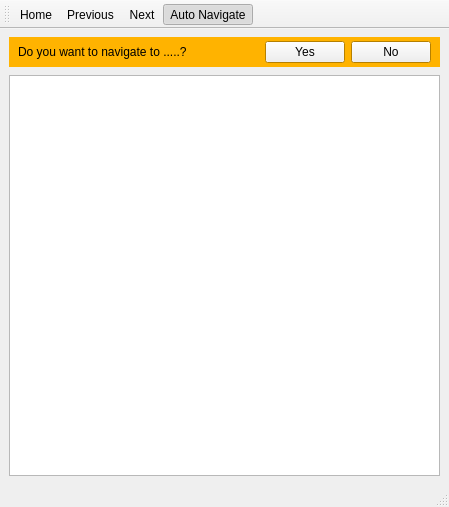
<?xml version="1.0" encoding="UTF-8"?>
<ui version="4.0">
 <class>Livedoc_Widget</class>
 <widget class="QMainWindow" name="Livedoc_Widget">
  <property name="geometry">
   <rect>
    <x>0</x>
    <y>0</y>
    <width>449</width>
    <height>507</height>
   </rect>
  </property>
  <property name="windowTitle">
   <string>Livedoc</string>
  </property>
  <widget class="QWidget" name="centralwidget">
   <layout class="QVBoxLayout" name="verticalLayout">
    <property name="spacing">
     <number>8</number>
    </property>
    <property name="topMargin">
     <number>8</number>
    </property>
    <item>
     <widget class="QWidget" name="noticeWidget" native="true">
      <property name="palette">
       <palette>
        <active>
         <colorrole role="Base">
          <brush brushstyle="SolidPattern">
           <color alpha="255">
            <red>255</red>
            <green>255</green>
            <blue>255</blue>
           </color>
          </brush>
         </colorrole>
         <colorrole role="Window">
          <brush brushstyle="SolidPattern">
           <color alpha="255">
            <red>255</red>
            <green>179</green>
            <blue>0</blue>
           </color>
          </brush>
         </colorrole>
        </active>
        <inactive>
         <colorrole role="Base">
          <brush brushstyle="SolidPattern">
           <color alpha="255">
            <red>255</red>
            <green>255</green>
            <blue>255</blue>
           </color>
          </brush>
         </colorrole>
         <colorrole role="Window">
          <brush brushstyle="SolidPattern">
           <color alpha="255">
            <red>255</red>
            <green>179</green>
            <blue>0</blue>
           </color>
          </brush>
         </colorrole>
        </inactive>
        <disabled>
         <colorrole role="Base">
          <brush brushstyle="SolidPattern">
           <color alpha="255">
            <red>255</red>
            <green>179</green>
            <blue>0</blue>
           </color>
          </brush>
         </colorrole>
         <colorrole role="Window">
          <brush brushstyle="SolidPattern">
           <color alpha="255">
            <red>255</red>
            <green>179</green>
            <blue>0</blue>
           </color>
          </brush>
         </colorrole>
        </disabled>
       </palette>
      </property>
      <property name="autoFillBackground">
       <bool>true</bool>
      </property>
      <layout class="QHBoxLayout" name="noticeLayout">
       <property name="topMargin">
        <number>4</number>
       </property>
       <property name="bottomMargin">
        <number>4</number>
       </property>
       <item>
        <widget class="QLabel" name="lblChangeTo">
         <property name="text">
          <string>Do you want to navigate to .....?</string>
         </property>
        </widget>
       </item>
       <item>
        <spacer name="horizontalSpacer">
         <property name="orientation">
          <enum>Qt::Horizontal</enum>
         </property>
         <property name="sizeHint" stdset="0">
          <size>
           <width>40</width>
           <height>20</height>
          </size>
         </property>
        </spacer>
       </item>
       <item>
        <widget class="QPushButton" name="btnChange">
         <property name="text">
          <string>Yes</string>
         </property>
        </widget>
       </item>
       <item>
        <widget class="QPushButton" name="btnNoChange">
         <property name="text">
          <string>No</string>
         </property>
        </widget>
       </item>
      </layout>
     </widget>
    </item>
    <item>
     <widget class="Livedoc_Browser" name="textBrowser"/>
    </item>
   </layout>
  </widget>
  <widget class="QMenuBar" name="menubar">
   <property name="geometry">
    <rect>
     <x>0</x>
     <y>0</y>
     <width>449</width>
     <height>23</height>
    </rect>
   </property>
  </widget>
  <widget class="QStatusBar" name="statusbar"/>
  <widget class="QToolBar" name="toolBar">
   <property name="windowTitle">
    <string>toolBar</string>
   </property>
   <attribute name="toolBarArea">
    <enum>TopToolBarArea</enum>
   </attribute>
   <attribute name="toolBarBreak">
    <bool>false</bool>
   </attribute>
   <addaction name="actionHome"/>
   <addaction name="actionPrevious"/>
   <addaction name="actionNext"/>
   <addaction name="actionAutoNavigate"/>
  </widget>
  <action name="actionPrevious">
   <property name="icon">
    <iconset theme="go-previous" resource="../res/res_core.qrc">
     <normaloff>:/core/go-previous.png</normaloff>:/core/go-previous.png</iconset>
   </property>
   <property name="text">
    <string>Previous</string>
   </property>
  </action>
  <action name="actionNext">
   <property name="icon">
    <iconset theme="go-next" resource="../res/res_core.qrc">
     <normaloff>:/core/go-next.png</normaloff>:/core/go-next.png</iconset>
   </property>
   <property name="text">
    <string>Next</string>
   </property>
  </action>
  <action name="actionHome">
   <property name="icon">
    <iconset theme="go-home" resource="../res/res_core.qrc">
     <normaloff>:/core/go-home-10.png</normaloff>:/core/go-home-10.png</iconset>
   </property>
   <property name="text">
    <string>Home</string>
   </property>
  </action>
  <action name="actionAutoNavigate">
   <property name="checkable">
    <bool>true</bool>
   </property>
   <property name="checked">
    <bool>true</bool>
   </property>
   <property name="icon">
    <iconset theme="document-import" resource="../res/res_core.qrc">
     <normaloff>:/core/document-import-2.png</normaloff>:/core/document-import-2.png</iconset>
   </property>
   <property name="text">
    <string>Auto Navigate</string>
   </property>
   <property name="toolTip">
    <string>Toggle Auto Navigate</string>
   </property>
  </action>
 </widget>
 <customwidgets>
  <customwidget>
   <class>Livedoc_Browser</class>
   <extends>QTextBrowser</extends>
   <header>gui/livedoc_browser.h</header>
  </customwidget>
 </customwidgets>
 <resources>
  <include location="../res/res_core.qrc"/>
 </resources>
 <connections>
  <connection>
   <sender>textBrowser</sender>
   <signal>backwardAvailable(bool)</signal>
   <receiver>actionPrevious</receiver>
   <slot>setEnabled(bool)</slot>
   <hints>
    <hint type="sourcelabel">
     <x>224</x>
     <y>272</y>
    </hint>
    <hint type="destinationlabel">
     <x>-1</x>
     <y>-1</y>
    </hint>
   </hints>
  </connection>
  <connection>
   <sender>textBrowser</sender>
   <signal>forwardAvailable(bool)</signal>
   <receiver>actionNext</receiver>
   <slot>setEnabled(bool)</slot>
   <hints>
    <hint type="sourcelabel">
     <x>224</x>
     <y>272</y>
    </hint>
    <hint type="destinationlabel">
     <x>-1</x>
     <y>-1</y>
    </hint>
   </hints>
  </connection>
  <connection>
   <sender>actionNext</sender>
   <signal>triggered()</signal>
   <receiver>textBrowser</receiver>
   <slot>forward()</slot>
   <hints>
    <hint type="sourcelabel">
     <x>-1</x>
     <y>-1</y>
    </hint>
    <hint type="destinationlabel">
     <x>224</x>
     <y>271</y>
    </hint>
   </hints>
  </connection>
  <connection>
   <sender>actionPrevious</sender>
   <signal>triggered()</signal>
   <receiver>textBrowser</receiver>
   <slot>backward()</slot>
   <hints>
    <hint type="sourcelabel">
     <x>-1</x>
     <y>-1</y>
    </hint>
    <hint type="destinationlabel">
     <x>224</x>
     <y>271</y>
    </hint>
   </hints>
  </connection>
  <connection>
   <sender>actionHome</sender>
   <signal>triggered()</signal>
   <receiver>textBrowser</receiver>
   <slot>home()</slot>
   <hints>
    <hint type="sourcelabel">
     <x>-1</x>
     <y>-1</y>
    </hint>
    <hint type="destinationlabel">
     <x>224</x>
     <y>271</y>
    </hint>
   </hints>
  </connection>
 </connections>
</ui>
